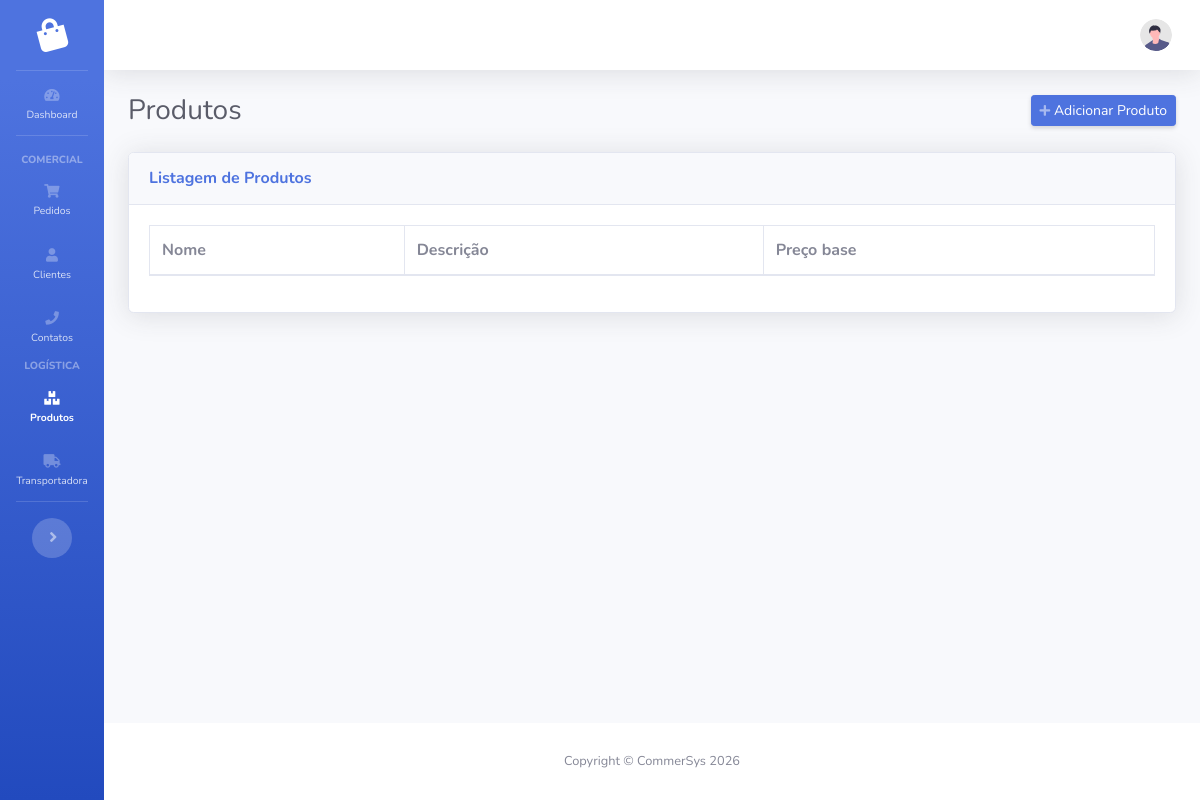
/logistica/produtos/, run on an earlier commit of the app's database.
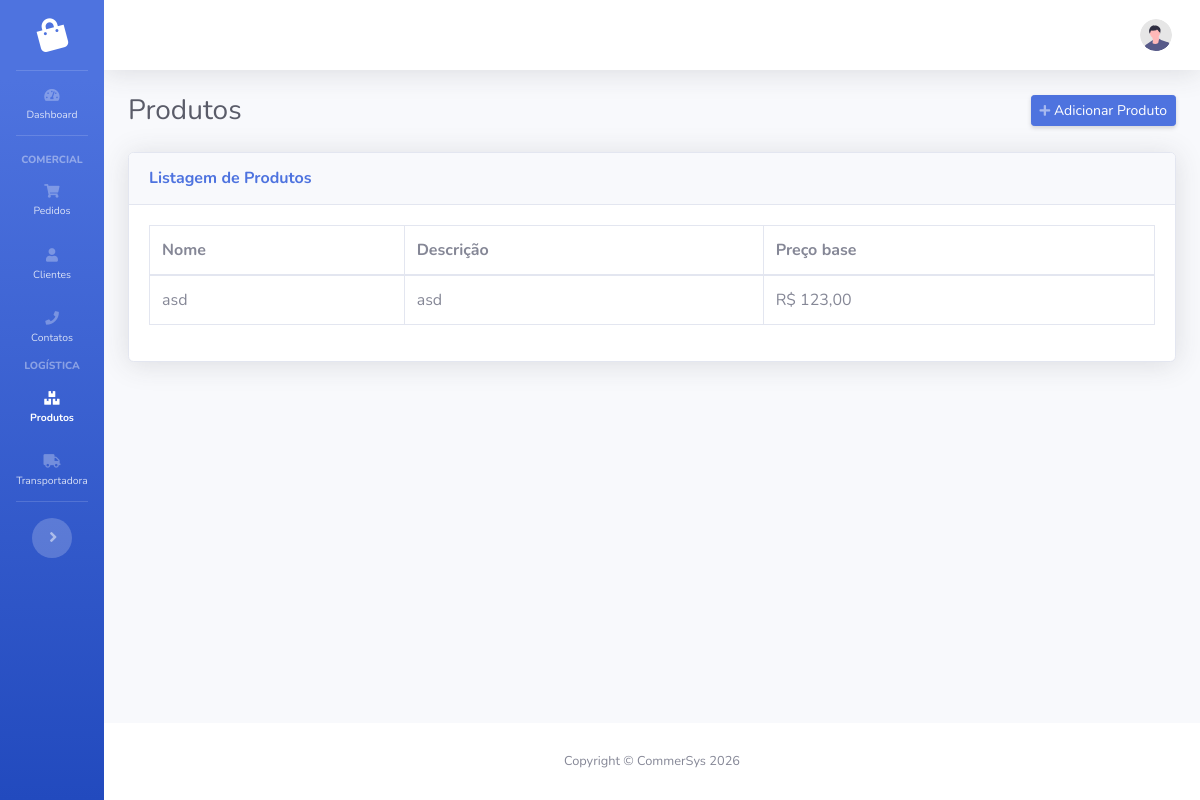
And on a later commit of the database.
### logistica/models.py (models this page shows, shortened)
class Produto(models.Model):
    ORIGEM_CHOICES = [
        (0, "Nacional"),
        (1, "Estrangeira - Importação direta"),
        (2, "Estrangeira - Adquirida no mercado interno"),
    ]
    MEDIDA_CHOICES = [(0, "UN"), (1, "KG"), (2, "PC"), (3, "L")]
    nome = models.CharField(max_length=100)
    descricao = models.CharField(max_length=100, blank=True, null=True)
    preco_base = models.DecimalField(max_digits=10, decimal_places=2)
    ncm = models.CharField(max_length=10)
    cest = models.CharField(max_length=7, blank=True, null=True)
    cfop_padrao = models.CharField(max_length=4, default="5102")
    unidade_medida = models.IntegerField(choices=MEDIDA_CHOICES, default=0)
    origem = models.IntegerField(choices=ORIGEM_CHOICES, default=0)
    created_at = models.DateTimeField(auto_now_add=True)
    updated_at = models.DateTimeField(auto_now=True)

### logistica/views.py (the view)
# urls.py: path('produtos/', views.ProdutoListView.as_view(), name='produtos'),
class ProdutoListView(ListView):
    model = Produto
    template_name = "logistica/produto_list.html"
    context_object_name = "produtos"

### logistica/templates/logistica/produto_list.html (shortened to what this page needs)
{% extends 'base.html' %}
{% load static %}
{% load humanize %}
{% block extra_css %}
    <link href="https://cdn.datatables.net/1.10.25/css/dataTables.bootstrap4.min.css"
          rel="stylesheet" />
{% endblock extra_css %}
{% block content %}
    <div class="d-flex align-items-center justify-content-between mb-4">
        <h1 class="h3 mb-0 text-gray-800">Produtos</h1>
        <a href="{% url 'logistica:produto_create' %}"
           class="d-sm-inline-block btn btn-sm btn-primary shadow-sm">
            <i class="fas fa-plus fa-sm text-white-50"></i>
            <span class="d-none d-sm-inline">Adicionar Produto</span>
        </a>
    </div>
    <div class="card shadow mb-4">
        <div class="card-header py-3">
            <h6 class="m-0 font-weight-bold text-primary">Listagem de Produtos</h6>
        </div>
        <div class="card-body">
            <div class="table-responsive">
                <table class="table table-bordered table-hover"
                       id="dataTable"
                       width="100%"
                       cellspacing="0">
                    <thead>
                        <tr>
                            <th>Nome</th>
                            <th>Descrição</th>
                            <th>Preço base</th>
                        </tr>
                    </thead>
                    <tbody>
                        {% for produto in produtos %}
                            <tr data-bs-detail="{% url 'logistica:produto_detail' produto.id %}"
                                style="cursor: pointer">
                                <td>{{ produto.nome|default_if_none:'Não inserido' }}</td>
                                <td>{{ produto.descricao|default_if_none:'Não inserido'|truncatechars:50 }}</td>
                                <td>R$ {{ produto.preco_base|default_if_none:'Não inserido'|intcomma }}</td>
                            </tr>
                        {% endfor %}
                    </tbody>
                </table>
            </div>
        </div>
    </div>
{% endblock content %}

What changed in the data, as far as the page shows it:
added Produto: nome "asd", descricao "asd", preco_base "123,00"
